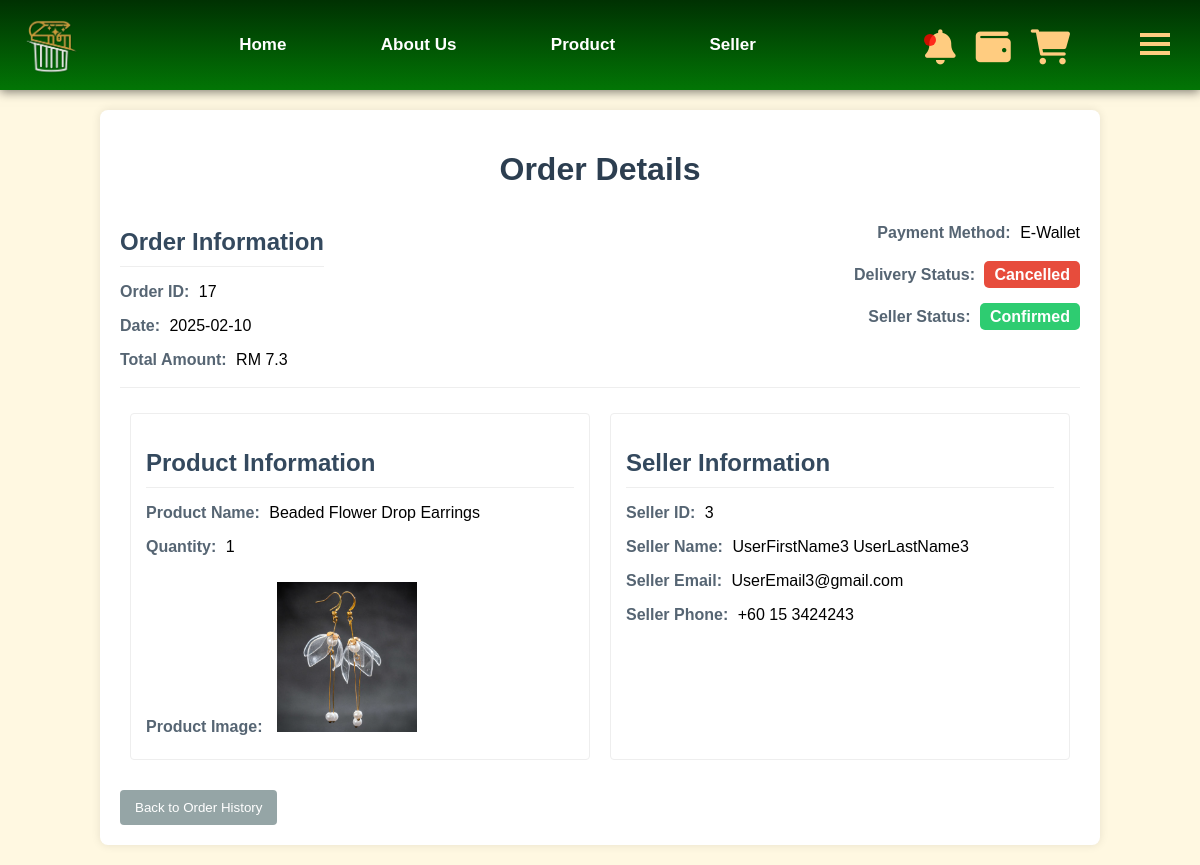
Page /user/order_details/17 (signed in) on the committed database.
### tables this page shows
CREATE TABLE orders (
        id INTEGER PRIMARY KEY AUTOINCREMENT,
        buyer_id INTEGER NOT NULL,
        product_id INTEGER NOT NULL, 
        quantity INTEGER NOT NULL,
        date DATE NOT NULL,
        payment_method TEXT NOT NULL,
        delivery_status TEXT DEFAULT 'Pending',
        seller_status TEXT DEFAULT 'Pending',
        total_amount DECIMAL(10,2) NOT NULL,
        FOREIGN KEY (buyer_id) REFERENCES user(pid) ON DELETE CASCADE ON UPDATE CASCADE
        FOREIGN KEY (product_id) REFERENCES products(id) 
    );

CREATE TABLE products (
        id INTEGER PRIMARY KEY AUTOINCREMENT,
        name TEXT NOT NULL,
        category TEXT NOT NULL,
        description TEXT,
        price DECIMAL(10, 2) NOT NULL,
        quantity INTEGER NOT NULL,
        condition TEXT NOT NULL,
        seller_id TEXT NOT NULL,
        image_path TEXT,
        video_path TEXT,
        FOREIGN KEY (seller_id) REFERENCES sellers(id) ON DELETE CASCADE
    );

CREATE TABLE sellers (
        id INTEGER NOT NULL,
        name TEXT NOT NULL,
        email TEXT UNIQUE NOT NULL,
        phone_number TEXT NOT NULL,
        FOREIGN KEY (id) REFERENCES user(pid) ON DELETE CASCADE ON UPDATE CASCADE
    );

### user_feature.py (the view, shortened to what this page needs)
@user_blueprint.route('/order_details/<int:order_id>', methods=['GET'])
def order_details(order_id):
    buyer_id = session.get("buyer_id")
    if not buyer_id:
        flash("You must be logged in to view order details.", "error")
        return redirect(url_for("login"))
    con = get_connect_db()
    cur = con.cursor()
    order = cur.execute("""
            SELECT
                o.id as order_id,
                o.buyer_id,
                o.product_id,
                o.quantity as order_quantity,
                o.date,
                o.total_amount,
                o.delivery_status,
                o.seller_status,
                o.payment_method,
                p.name as product_name,
                p.image_path as product_image_path,
                p.seller_id,
                s.name as seller_name,
                s.email as seller_email,
                s.phone_number as seller_phone
            FROM orders o
            JOIN products p ON o.product_id = p.id
            LEFT JOIN sellers s ON p.seller_id = s.id
            WHERE o.id = ? AND o.buyer_id = ?
        """, (order_id, buyer_id)).fetchone()
    try:
        int(order['seller_id'])
    except (ValueError, TypeError):
        order = dict(order) # Convert to dictionary so that we can assign new key:value
        order['seller_name'] = "Admin's Choice"
        order['seller_email'] = "support@trashandtreasure.com" # Added dummy admin email
        order['seller_phone'] = "+1 (800) 123-4567" # Added dummy admin phone
    return render_template("order_details.html", order=order)

### db.py (called while the page is built)
def get_connect_db():
    conn = sqlite3.connect(DATABASE_PATH)
    conn.row_factory = sqlite3.Row
    return conn

def get_unread_notification_count():
    user_id = session.get("buyer_id") or session.get("user_id")
    if not user_id:
        return 0
    con = get_connect_db()
    cur = con.cursor()
    unread_count = cur.execute("SELECT COUNT(*) FROM notification WHERE user_id = ? AND is_read = 0", (user_id,)).fetchone()[0]
    con.close()
    return unread_count

### web.py (called while the page is built)
@app.after_request
def add_header(response):
    response.headers["Cache-Control"] = "no-store, no-cache, must-revalidate, post-check=0, pre-check=0, max-age=0"
    response.headers["Pragma"] = "no-cache"
    response.headers["Expires"] = "0"
    return response

### templates/order_details.html (shortened to what this page needs)
{% extends "index.html" %}
{% block content %}
<link rel="stylesheet" href="/static/order_details.css">
<div class="order-details-container">
    <h1>Order Details</h1>
     <section class="order-header">
       <div class="order-info-header">
            <h2>Order Information</h2>
           <p><strong>Order ID:</strong> {{ order.order_id }}</p>
           <p><strong>Date:</strong> {{ order.date }}</p>
           <p><strong>Total Amount:</strong> RM {{ order.total_amount }}</p>
       </div>
          <div class="order-status">
            <p><strong>Payment Method:</strong> {{order.payment_method}} </p>
            <p><strong>Delivery Status:</strong> <span class="delivery-status {{ order.delivery_status.lower() }}">{{ order.delivery_status }}</span></p>
               <p><strong>Seller Status:</strong> <span class="seller-status {{ order.seller_status.lower() }}">{{order.seller_status}}</span></p>
          </div>
     </section>
    <div class="content-container">
        <section class="buyer-product-info">
            <div class="product-info">
                <h2>Product Information</h2>
                    <p><strong>Product Name:</strong> {{ order.product_name }}</p>
                    <p><strong>Quantity:</strong> {{ order.order_quantity }}</p>
                    <p><strong>Product Image:</strong> <img class="product-image" src="{{ order.product_image_path }}" alt="{{ order.product_name }}"></p>
            </div>
             <section class="seller-info">
                    <h2>Seller Information</h2>
                        <p><strong>Seller ID:</strong> {{ order.seller_id }}</p>
                        <p><strong>Seller Name:</strong> {{ order.seller_name }}</p>
                        <p><strong>Seller Email:</strong> {{ order.seller_email }}</p>
                        <p><strong>Seller Phone:</strong> {{ order.seller_phone }}</p>
            </section>
       </section>
    </div>
    <div class="order-details-button">
        <button class="back-button" onclick="window.location.href='{{url_for("user_orders")}}'">Back to Order History</button>
    </div>
</div>
{% endblock %}

### static/navi.css (style rules this page uses)
body { margin: 0; padding: 0; font-family: 'Franklin Gothic Medium', 'Arial Narrow', Arial, sans-serif; scroll-behavior: smooth; background-color: #fff8e1; }
html { scroll-behavior: smooth; }
.content-container { display: flex; flex-direction: column; width: 100%; min-height: 90%; box-sizing: border-box; animation: fadeIn 0.5s ease; }

### static/order_details.css (style rules this page uses)
.order-details-container { margin: 20px 100px; background: #fff; padding: 20px; border-radius: 8px; box-shadow: 0 0 10px rgba(0, 0, 0, 0.1); }
.order-header { display: flex; justify-content: space-between; align-items: flex-start; border-bottom: 1px solid #eee; padding-bottom: 10px; margin-bottom: 15px; }
.order-status { display: flex; flex-direction: column; align-items: flex-end; }
h1 { text-align: center; margin-bottom: 20px; color: #2c3e50; }
.order-details-container h2 { border-bottom: 1px solid #eee; padding-bottom: 10px; margin-bottom: 15px; color: #34495e; }
.buyer-product-info { display: flex; justify-content: space-between; flex-basis: calc(100% - 20px); margin: 10px; }
.order-details-button { display: flex; justify-content: space-between; }
.product-info { flex: 1; padding: 15px; border: 1px solid #eee; border-radius: 4px; margin-right: 10px; }
.seller-info { flex: 1; padding: 15px; border: 1px solid #eee; border-radius: 4px; margin-left: 10px; }
.product-image { width: 150px; height: 150px; object-fit: contain; border-radius: 4px; margin-top: 10px; }
.order-details-container p { margin-bottom: 8px; }
.order-details-container strong { font-weight: bold; color: #566573; margin-right: 5px; }
.back-button { display: block; background-color: #95a5a6; color: #fff; border: none; padding: 10px 15px; border-radius: 4px; cursor: pointer; text-align: center; text-decoration: none; transition: background-color 0.3s ease; margin-top: 20px; }
.delivery-status { padding: 5px 10px; border-radius: 5px; font-weight: bold; color: #fff; }
.delivery-status.cancelled { background-color: #e74c3c; }
.seller-status { padding: 5px 10px; border-radius: 5px; font-weight: bold; color: #fff; }
.seller-status.confirmed { background-color: #2ecc71; }

### rows in the picture
orders: order_id "17", date "2025-02-10", total_amount "7.3", payment_method "E-Wallet", delivery_status "Cancelled", seller_status "Confirmed", order_quantity "1"
products: product_name "Beaded Flower Drop Earrings", product_image_path (picture), seller_id "3"
sellers: seller_name "UserFirstName3 UserLastName3", seller_email "UserEmail3@gmail.com", seller_phone "+60 15 3424243"
